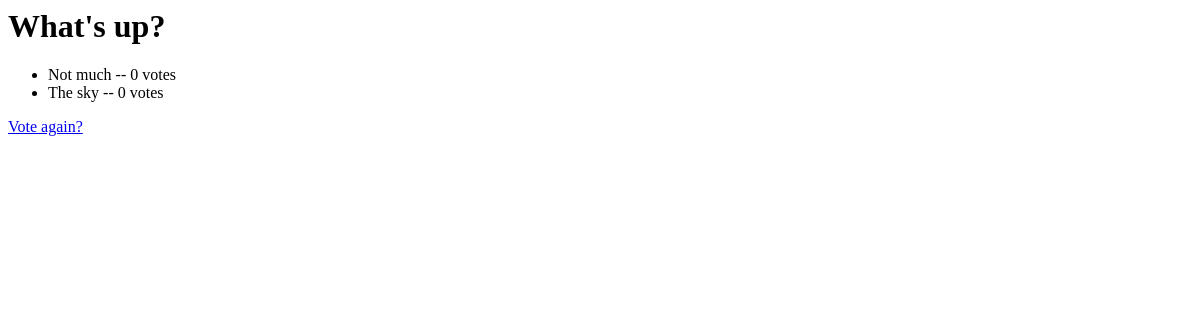
/polls/1/results/, run on an earlier commit of the app's database.
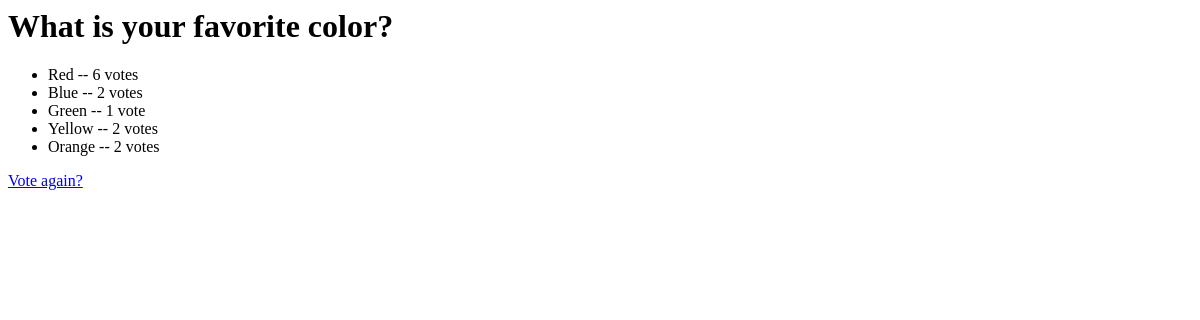
And on a later commit of the database.
### polls/models.py (models this page shows, shortened)
class Question(models.Model):
    question_text = models.CharField(max_length=200)
    pub_date = models.DateTimeField('date published')

class Choice(models.Model):
    question = models.ForeignKey(Question, on_delete=models.CASCADE)
    choice_text = models.CharField(max_length=200)
    votes = models.IntegerField(default=0)

### polls/views.py (the view)
# urls.py: path('<int:pk>/results/', views.ResultsView.as_view(), name='results'),
class ResultsView(generic.DetailView):
    model = Question
    template_name = 'polls/results.html'

### polls/templates/polls/results.html
<h1>{{ question.question_text }}</h1>
<ul>
{% for choice in question.choice_set.all %}
    <li>{{ choice.choice_text }} -- {{ choice.votes }} vote{{ choice.votes|pluralize }}</li>
{% endfor %}
</ul>
<a href="{% url 'polls:detail' question.id %}">Vote again?</a>

What changed in the data, as far as the page shows it:
changed Question: question_text "What's up?" → "What is your favorite color?"
changed Choice: choice_text "Not much" → "Red"; votes "0" → "6"
changed Choice: choice_text "The sky" → "Blue"; votes "0" → "2"
added Choice: choice_text "Green", votes "1"
added Choice: choice_text "Yellow", votes "2"
added Choice: choice_text "Orange", votes "2"
